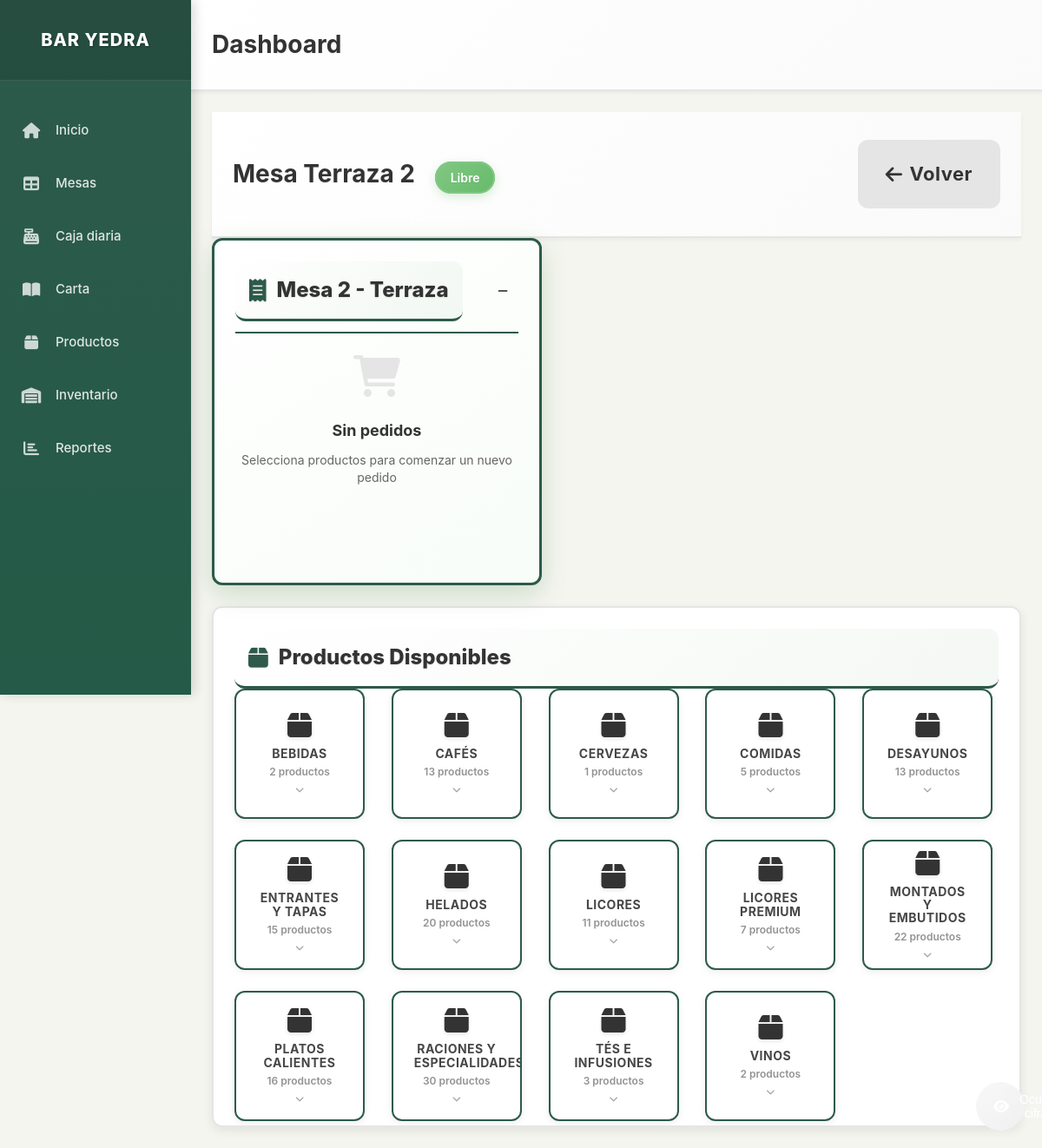
/mesa/2, run on an earlier commit of the app's database.
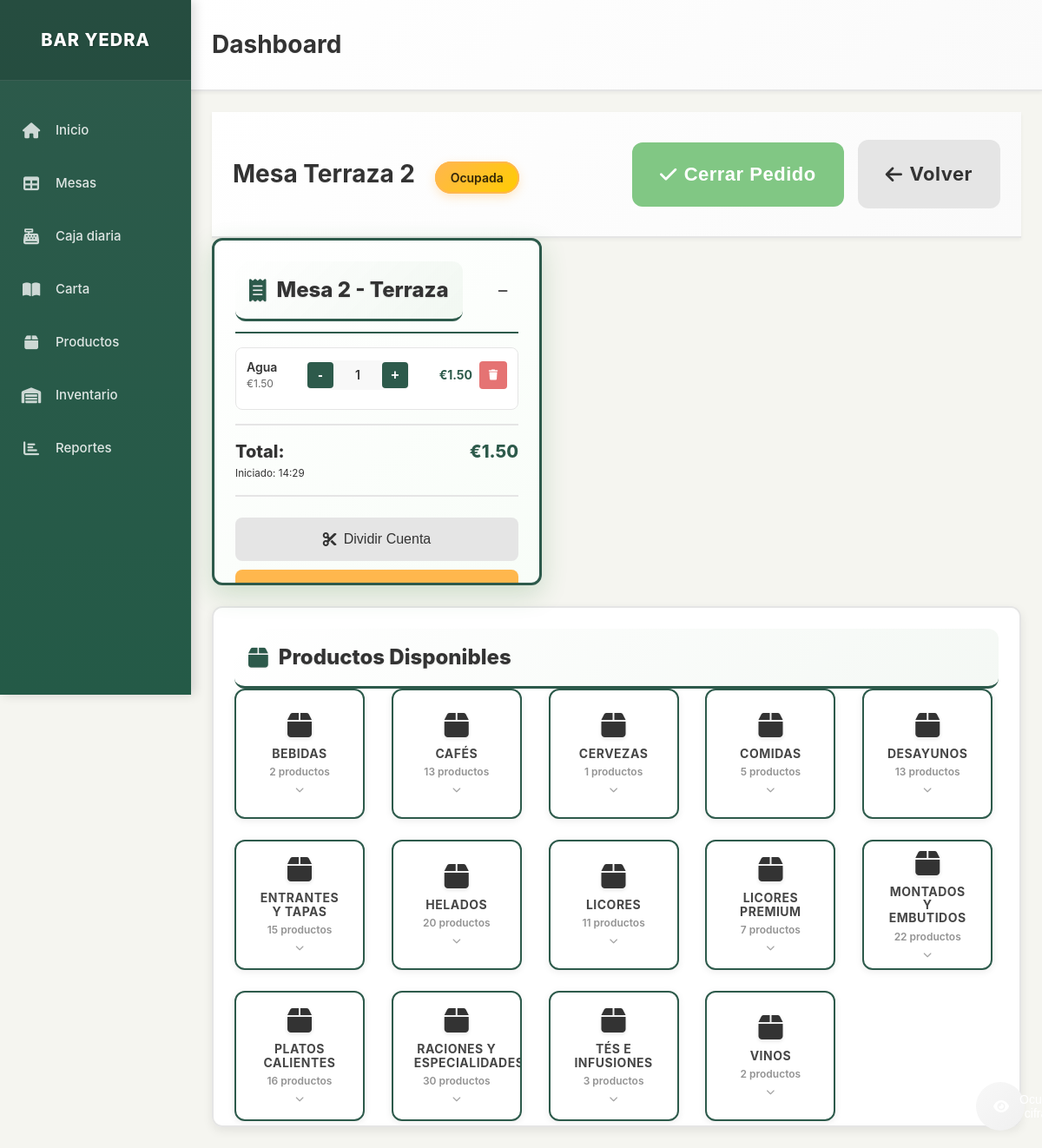
And on a later commit of the database.
### models.py (models this page shows, shortened)
class Mesa(db.Model):
    id = db.Column(db.Integer, primary_key=True)
    numero = db.Column(db.Integer, nullable=False)
    zona = db.Column(db.String(50), nullable=False)  # Terraza, Sala, Barra
    estado = db.Column(db.String(20), default='libre')  # libre, ocupada, pagada
    pedidos = db.relationship('Pedido', backref='mesa', lazy=True)

class Producto(db.Model):
    id = db.Column(db.Integer, primary_key=True)
    nombre = db.Column(db.String(100), nullable=False)
    precio = db.Column(db.Numeric(10, 2), nullable=False)
    categoria = db.Column(db.String(50), nullable=False, default='General')
    foto_url = db.Column(db.String(255), nullable=True)
    descripcion = db.Column(db.Text, nullable=True)
    activo = db.Column(db.Boolean, default=True)
    orden = db.Column(db.Integer, default=0)  # Para ordenar productos en la interfaz
    stock_actual = db.Column(db.Integer, default=0)  # Cantidad actual en stock
    stock_minimo = db.Column(db.Integer, default=5)  # Alerta cuando llegue a este nivel
    unidad_medida = db.Column(db.String(20), default='unidad')  # unidad, litro, kg, etc.
    fecha_actualizacion = db.Column(db.DateTime, default=datetime.utcnow)

class Pedido(db.Model):
    id = db.Column(db.Integer, primary_key=True)
    mesa_id = db.Column(db.Integer, db.ForeignKey('mesa.id'), nullable=False)
    productos = db.Column(db.Text)  # JSON string with products and quantities
    total = db.Column(db.Numeric(10, 2), default=0.00)
    fecha_creacion = db.Column(db.DateTime, default=datetime.utcnow)
    fecha_pago = db.Column(db.DateTime)
    forma_pago = db.Column(db.String(20))  # efectivo, tarjeta
    estado = db.Column(db.String(20), default='abierto')  # abierto, cerrado, pagado
    tickets = db.relationship('Ticket', backref='pedido', lazy=True)

### app.py (the view)
@app.route('/mesa/<int:mesa_id>')
def table_detail(mesa_id):
    mesa = Mesa.query.get_or_404(mesa_id)
    productos = Producto.query.filter_by(activo=True).order_by(Producto.categoria, Producto.orden, Producto.nombre).all()
    productos_por_categoria = {}
    productos_dict = {}
    for producto in productos:
        if producto.categoria not in productos_por_categoria:
            productos_por_categoria[producto.categoria] = []
        productos_por_categoria[producto.categoria].append(producto)
        productos_dict[producto.id] = producto
    pedido_actual = Pedido.query.filter_by(mesa_id=mesa_id, estado='abierto').first()
    return render_template('table_detail.html',
                         mesa=mesa,
                         productos_por_categoria=productos_por_categoria,
                         productos_dict=productos_dict,
                         pedido_actual=pedido_actual)

### app.py (called while the page is built)
@app.template_filter('from_json')
def from_json_filter(value):
    if value:
        try:
            return json.loads(value)
        except (json.JSONDecodeError, TypeError):
            return []
    return []

### templates/table_detail.html (shortened to what this page needs)
{% extends "layout.html" %}
{% block content %}
<div class="content-header">
    <h1 class="page-title">
        Mesa {{ mesa.zona }} {{ mesa.numero }}
        <span class="table-status-badge table-{{ mesa.estado }}">{{ mesa.estado|title }}</span>
    </h1>
    <div class="table-actions">
        {% if pedido_actual %}
            <button class="btn btn-success btn-lg touch-friendly" onclick="closeOrder({{ mesa.id }})">
                <i class="fas fa-check"></i> Cerrar Pedido
            </button>
        {% endif %}
        <a href="{{ url_for('index') }}" class="btn btn-secondary btn-lg touch-friendly">
            <i class="fas fa-arrow-left"></i> Volver
        </a>
    </div>
</div>
<div class="table-detail-layout">
    <div class="products-panel">
        <h2 class="panel-title">
            <i class="fas fa-box"></i> Productos Disponibles
        </h2>
        <div class="categories-grid">
            {% for categoria, productos in productos_por_categoria.items() %}
            <div class="category-card" data-categoria="{{ categoria }}" onclick="toggleCategory('{{ categoria }}')">
                <div class="category-icon">
                    <i class="fas fa-box"></i>
                </div>
                <div class="category-name">{{ categoria }}</div>
                <div class="category-product-count">{{ productos|length }} productos</div>
                <div class="category-expand-indicator">
                    <i class="fas fa-chevron-down"></i>
                </div>
            </div>
            {% endfor %}
        </div>
    </div>
    <div class="order-panel-fixed">
        <div class="order-header">
            <h2 class="panel-title">
                <i class="fas fa-receipt"></i> Mesa {{ mesa.numero }} - {{ mesa.zona }}
            </h2>
            <div class="order-controls">
                <button class="btn-minimize" onclick="toggleOrderPanel()" title="Minimizar panel">
                    <i class="fas fa-minus"></i>
                </button>
            </div>
        </div>
        {% if pedido_actual and pedido_actual.total > 0 %}
            <div class="current-order">
                <div class="order-items">
                    {% set productos_pedido = pedido_actual.productos|from_json if pedido_actual.productos else {} %}
                    {% for producto_id, cantidad in productos_pedido.items() %}
                        {% set producto = productos_dict[producto_id|int] %}
                        <div class="order-item">
                            <div class="item-details">
                                <div class="item-name">{{ producto.nombre }}</div>
                                <div class="item-price">€{{ "%.2f"|format(producto.precio) }}</div>
                            </div>
                            <div class="item-quantity">
                                <button class="btn-quantity" onclick="updateQuantity({{ mesa.id }}, {{ producto.id }}, {{ cantidad - 1 }})">-</button>
                                <span class="quantity">{{ cantidad }}</span>
                                <button class="btn-quantity" onclick="updateQuantity({{ mesa.id }}, {{ producto.id }}, {{ cantidad + 1 }})">+</button>
                            </div>
                            <div class="item-subtotal">€{{ "%.2f"|format(producto.precio * cantidad) }}</div>
                            <button class="btn-remove" onclick="removeFromOrder({{ mesa.id }}, {{ producto.id }})" title="Eliminar">
                                <i class="fas fa-trash"></i>
                            </button>
                        </div>
                    {% endfor %}
                </div>
                <div class="order-summary">
                    <div class="summary-row total-row">
                        <span class="summary-label">Total:</span>
                        <span class="summary-value">€{{ "%.2f"|format(pedido_actual.total) }}</span>
                    </div>
                    <div class="summary-info">
                        <small>Iniciado: {{ pedido_actual.fecha_creacion.strftime('%H:%M') if pedido_actual.fecha_creacion else 'Ahora' }}</small>
                    </div>
                </div>
                <div class="order-actions">
                    <button class="btn btn-secondary btn-sm full-width" onclick="splitBill({{ mesa.id }})" style="margin-bottom: 10px;">
                        <i class="fas fa-cut"></i> Dividir Cuenta
                    </button>
                    <button class="btn btn-warning btn-lg full-width" onclick="showPaymentOptions({{ mesa.id }})">
                    </button>
                </div>
            </div>
        {% else %}
            <div class="empty-order">
                <div class="empty-icon">
                    <i class="fas fa-shopping-cart"></i>
                </div>
                <h3>Sin pedidos</h3>
                <p>Selecciona productos para comenzar un nuevo pedido</p>
            </div>
        {% endif %}
    </div>
</div>
{% endblock %}

### templates/layout.html (shortened to what this page needs)
<!DOCTYPE html>
<html lang="es">
<head>
    <link href="https://cdnjs.cloudflare.com/ajax/libs/font-awesome/6.0.0/css/all.min.css" rel="stylesheet">
    <link href="{{ url_for('static', filename='css/style.css') }}" rel="stylesheet">
</head>
<body>
    <div class="app-layout">
        <aside class="sidebar" role="navigation" aria-label="Navegación principal">
            <div class="sidebar-header">
                <a class="sidebar-brand" href="{{ url_for('index') }}" aria-label="Bar Yedra - Ir al inicio">
                    BAR YEDRA
                </a>
            </div>
            <nav id="sidebar-nav" aria-label="Menú principal">
                <ul class="sidebar-nav" role="menubar">
                    <li role="none">
                        <a class="nav-link" href="{{ url_for('index') }}" role="menuitem" aria-label="Ir a inicio y gestión de mesas">
                            <i class="fas fa-home" aria-hidden="true"></i>
                            Inicio
                        </a>
                    </li>
                    <li role="none">
                        <a class="nav-link" href="{{ url_for('index') }}" role="menuitem" aria-label="Gestionar mesas del restaurante">
                            <i class="fas fa-table" aria-hidden="true"></i>
                            Mesas
                        </a>
                    </li>
                    <li role="none">
                        <a class="nav-link" href="{{ url_for('cash_register') }}" role="menuitem" aria-label="Ver caja diaria y ventas">
                            <i class="fas fa-cash-register" aria-hidden="true"></i>
                            Caja diaria
                        </a>
                    </li>
                    <li role="none">
                        <a class="nav-link" href="{{ url_for('carta') }}" role="menuitem" aria-label="Ver carta completa del bar">
                            <i class="fas fa-book-open" aria-hidden="true"></i>
                            Carta
                        </a>
                    </li>
                    <li role="none">
                        <a class="nav-link" href="{{ url_for('products') }}" role="menuitem" aria-label="Gestionar productos del menú">
                            <i class="fas fa-box" aria-hidden="true"></i>
                            Productos
                        </a>
                    </li>
                    <li role="none">
                        <a class="nav-link" href="{{ url_for('inventory') }}" role="menuitem" aria-label="Controlar inventario y stock">
                            <i class="fas fa-warehouse" aria-hidden="true"></i>
                            Inventario
                        </a>
                    </li>
                    <li role="none">
                        <a class="nav-link" href="{{ url_for('reports') }}" role="menuitem" aria-label="Ver reportes de ventas">
                            <i class="fas fa-chart-bar" aria-hidden="true"></i>
                            Reportes
                        </a>
                    </li>
                </ul>
            </nav>
        </aside>
        <main class="main-content">
            <header class="content-header">
                <h1 class="page-title">{% block page_title %}Dashboard{% endblock %}</h1>
                <button class="privacy-toggle" onclick="togglePrivacy()" id="privacy-btn">
                    <i class="fas fa-eye" id="privacy-icon"></i>
                </button>
            </header>
            <div class="content-container">
                {% block content %}{% endblock %}
            </div>
        </main>
    </div>
</body>
</html>

What changed in the data, as far as the page shows it:
changed Mesa "Terraza": estado "Libre" → "Ocupada"
added Pedido: productos "{\"6\": 1}" (drawn), total "1.50", fecha_creacion "14:29"
Also different on the page:
text no longer shown: "Sin pedidos Selecciona productos para comenzar un nuevo pedido"
text now shown: "Cerrar Pedido Total: € Iniciado: Dividir Cuenta"
new list line: "Agua 1.50 1.50"
new list line: "€ - 1 + €"
